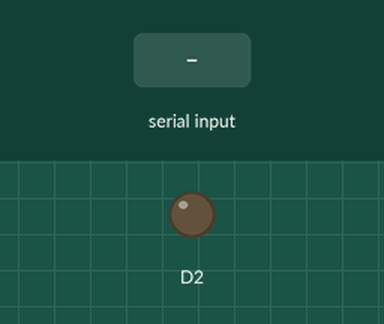
This sketch was run on a simulated ESP8266 (NodeMCU). Parts: output pins drawn as LEDs (lit = HIGH). The inputs (shaded band) are chosen by the test bench. What the sketch prints to the serial monitor is not drawn.

Above: at 1.2 s.
1.3 s: byte 30 received over Serial
At 2.5 s:
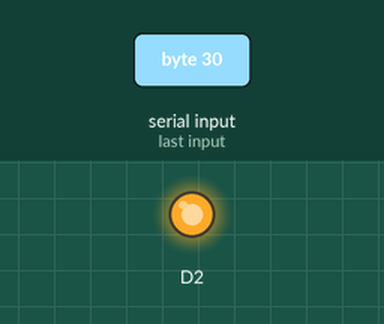
2.8 s: byte 90 received over Serial
4.3 s: byte 120 received over Serial
At 8.2 s:
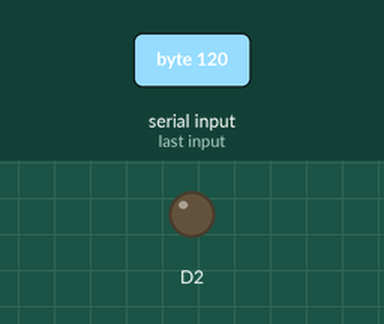
Timing chart, 0 to 9.7 s (numbered marks = the images above; inputs shaded):
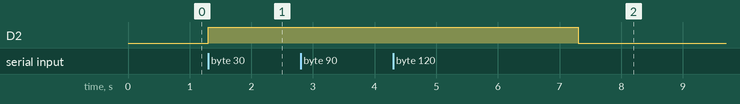

The sketch:

reader.ino
```cpp
int count = 0;
int ctr = 0, oldCtr = 0;
bool out = true;
int startTime = millis();
void setup()
{
  Serial.begin(115200);
  pinMode(D2,OUTPUT);
}
void loop()
{
  if(Serial.available())
  {
    Serial.println("1");
    count = 0; // Reset count to zero// Keep reading Byte by Byte from the Buffer till the Buffer is empty
    {
      Serial.println("2");
      if(millis() - startTime > 500){
        startTime = millis();
        oldCtr = ctr;
        ctr++;
        digitalWrite(D2,HIGH);
        //out = !(out);
      }
      Serial.println("3");
      //digitalWrite(D2,out);
      //out = !out;
      char input = Serial.read();
      Serial.print(input);
      count++; //
      delay(5); //
    }
    Serial.println();
    Serial.print("Tag Length : ");
    Serial.print(count);
    Serial.println(" Bytes");


  }
  //Serial.println("4");
  //if(ctr == oldCtr && millis() - startTime > 500){//ctr same for more than 500 ms
  else if(millis() - startTime > 3000){
      digitalWrite(D2,LOW);
  }
}
```

Measured:
- after the input at 1.3 s, D2: LOW → HIGH at once
- after the input at 2.8 s, every drawn part: stays the same
- after the input at 4.3 s, D2: HIGH → LOW after 3.0 s instead of 1.5 s
